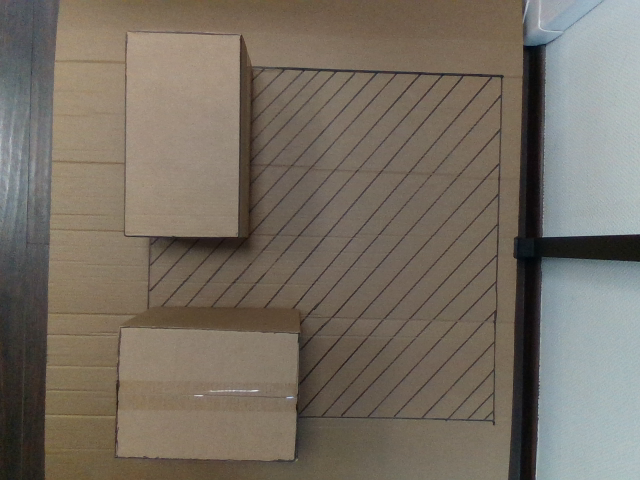
#> input picture RealSense_Images/Color_3.png, 640 x 480 px
$ python perspective_transformation.py
#> lines starting #> are read from the running program, lines starting #| are printed output that depends on the picture; after the words box and inside, x2 and y2 are one past the last pixel; in counts of white or black regions, pixels touching at a corner belong together
# from operator import itemgetter
# from glob import glob
import numpy as np
import cv2
import matplotlib.pyplot as plt

img = cv2.imread('./RealSense_Images/Color_3.png')
#> img is the input picture: shape (480, 640, 3); mean B, G, R 99.6, 110.7, 118.9

pts1 = np.float32([[120,30], [550,30], [120,400], [550,400]])

pts2 = np.float32([[0,0],[400, 0], [0, 400],[400, 400]])

# Apply Perspective Transform Algorithm
matrix = cv2.getPerspectiveTransform(pts1, pts2)
result = cv2.warpPerspective(img, matrix, (400, 400))
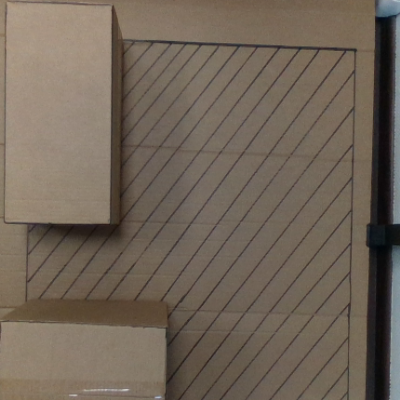
#> result: shape (400, 400, 3); mean B, G, R 88.4, 101.1, 113.3

img[64,153] = (0,0,255) # 1
#> img: shape (480, 640, 3); under 0.01% of pixels changed, all inside (x1, y1, x2, y2) = (153, 64, 154, 65)
img[76,502] = (0,0,255) # 2
#> img: shape (480, 640, 3); mean B, G, R 99.6, 110.7, 118.9
img[421,492] = (0,0,255) # 3
#> img: shape (480, 640, 3); mean B, G, R 99.6, 110.7, 118.9
img[416,144] = (0,0,255) # 4
#> img: shape (480, 640, 3); mean B, G, R 99.6, 110.7, 118.9
# Wrap the transformed image
cv2.imshow('frame', img) # Initial Capture
cv2.imshow('frame1', result) # Transformed Capture

cv2.waitKey(0)
cv2.destroyAllWindows()

$ run again, with RealSense_Images/Color_0.png copied over RealSense_Images/Color_3.png
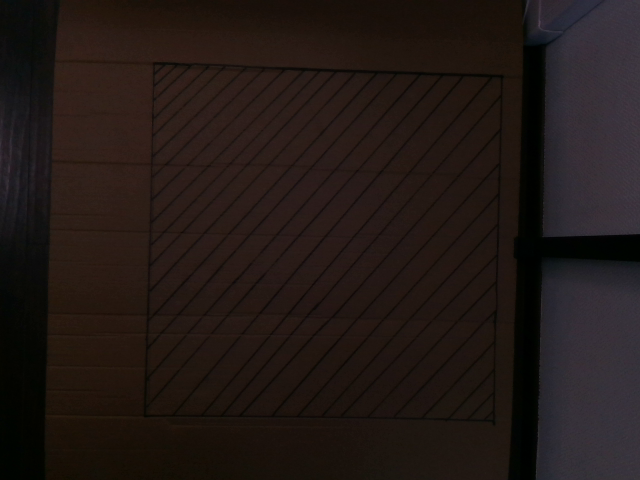
#> input picture RealSense_Images/Color_0.png, 640 x 480 px
#> img is the input picture: shape (480, 640, 3); mean B, G, R 21.8, 24.8, 33.8
#> `result = cv2.warpPerspective(img, matrix, (400, 400))`:
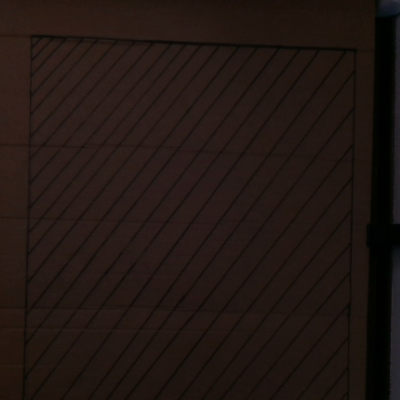
#> result: shape (400, 400, 3); mean B, G, R 18.3, 22.8, 33.6

$ run again, with RealSense_Images/Color_10.png copied over RealSense_Images/Color_3.png
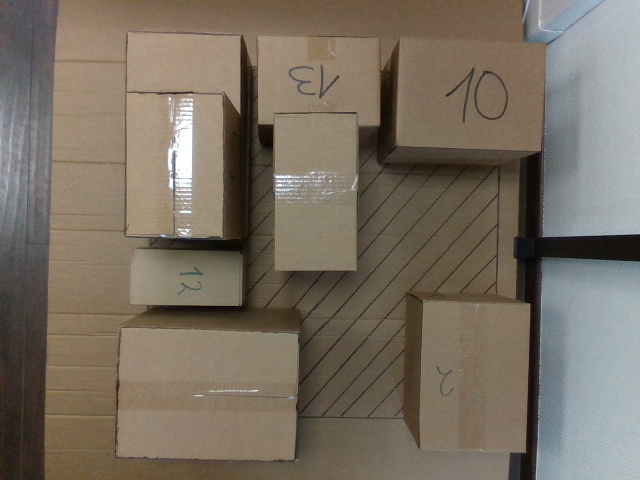
#> input picture RealSense_Images/Color_10.png, 640 x 480 px
#> img is the input picture: shape (480, 640, 3); mean B, G, R 97.9, 111.1, 120.6
#> `result = cv2.warpPerspective(img, matrix, (400, 400))`:
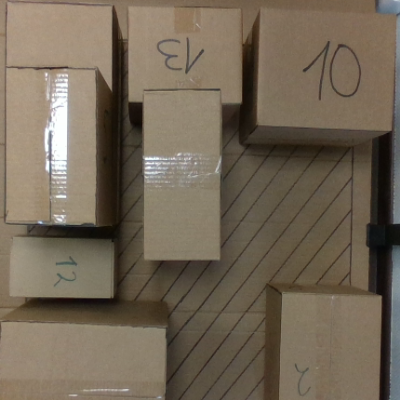
#> result: shape (400, 400, 3); mean B, G, R 86.4, 103, 115.3
